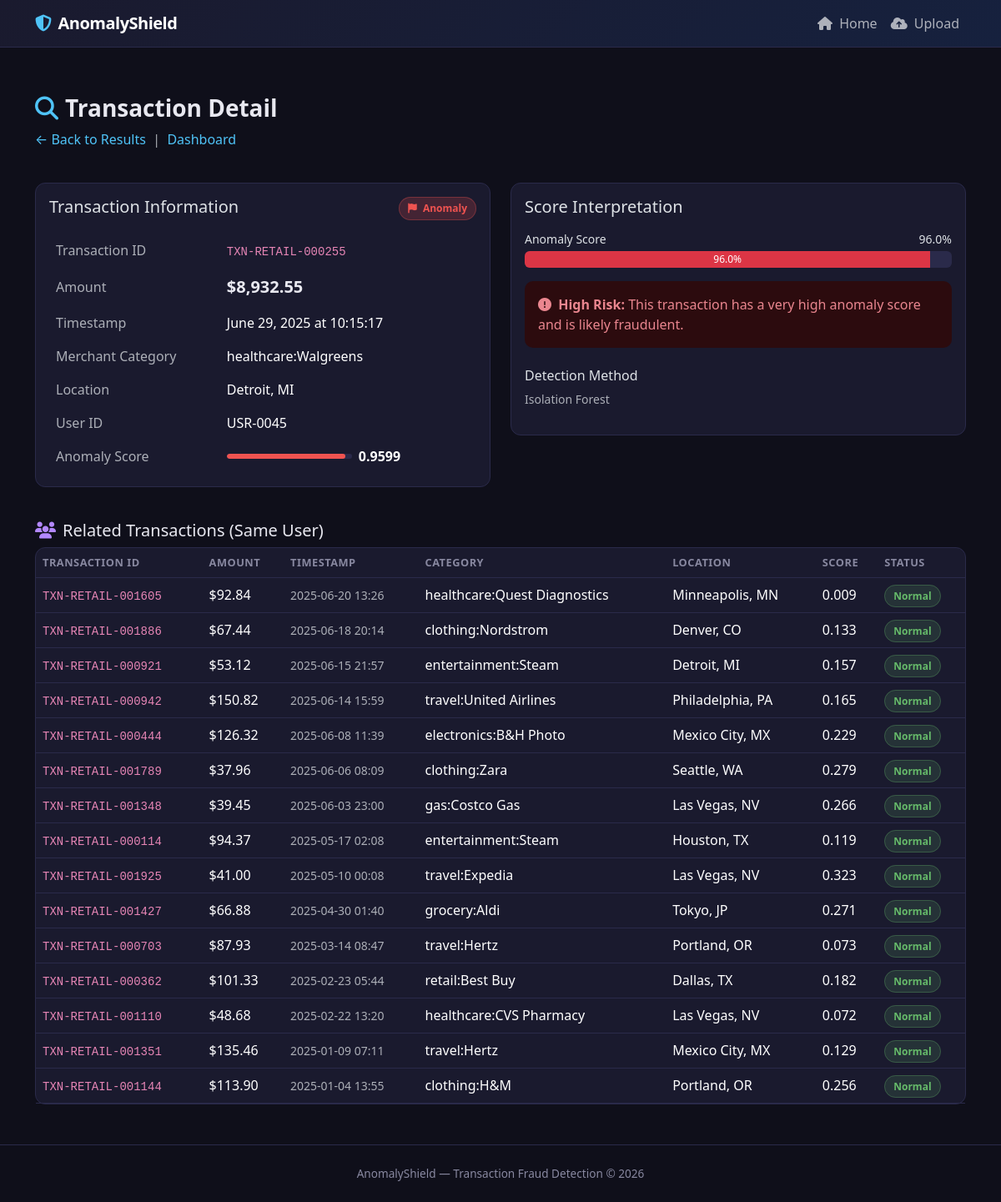
Screenshot of /transaction/255 with the database file from the repository.
### app/models.py (models this page shows)
class Transaction(db.Model):
    id = db.Column(db.Integer, primary_key=True)
    dataset_id = db.Column(db.Integer, db.ForeignKey("dataset.id"), nullable=False)
    transaction_id = db.Column(db.String(128), nullable=False)
    amount = db.Column(db.Float, nullable=False)
    timestamp = db.Column(db.DateTime, nullable=False)
    merchant_category = db.Column(db.String(128))
    location = db.Column(db.String(256))
    user_id = db.Column(db.String(128))
    is_anomaly = db.Column(db.Boolean, default=False)
    anomaly_score = db.Column(db.Float, default=0.0)

class Dataset(db.Model):
    id = db.Column(db.Integer, primary_key=True)
    filename = db.Column(db.String(256), nullable=False)
    uploaded_at = db.Column(db.DateTime, default=datetime.utcnow)
    total_transactions = db.Column(db.Integer, default=0)
    anomaly_count = db.Column(db.Integer, default=0)
    detection_method = db.Column(db.String(64), default="isolation_forest")
    threshold = db.Column(db.Float, default=0.5)
    transactions = db.relationship("Transaction", backref="dataset", lazy=True)

### app/routes.py (the view)
@main.route("/transaction/<int:txn_id>")
def transaction_detail(txn_id):
    txn = Transaction.query.get_or_404(txn_id)
    dataset = Dataset.query.get_or_404(txn.dataset_id)
    related = (
        Transaction.query.filter(
            Transaction.dataset_id == txn.dataset_id,
            Transaction.user_id == txn.user_id,
            Transaction.id != txn.id,
        )
        .order_by(Transaction.timestamp.desc())
        .limit(20)
        .all()
    )
    return render_template(
        "transaction_detail.html", txn=txn, dataset=dataset, related=related
    )

### app/templates/transaction_detail.html (shortened to what this page needs)
{% extends "base.html" %}
{% block content %}
<div class="page-header">
    <h1><i class="fas fa-search me-2" style="color: var(--accent-blue);"></i>Transaction Detail</h1>
    <p class="text-muted mb-0">
        <a href="{{ url_for('main.results', dataset_id=dataset.id) }}">&larr; Back to Results</a>
        &nbsp;|&nbsp;
        <a href="{{ url_for('main.dashboard', dataset_id=dataset.id) }}">Dashboard</a>
    </p>
</div>
<div class="row mt-4">
    <div class="col-lg-6">
        <div class="card mb-4">
            <div class="card-body">
                <div class="d-flex justify-content-between align-items-start mb-3">
                    <h5 class="mb-0">Transaction Information</h5>
                    {% if txn.is_anomaly %}
                    <span class="badge-anomaly"><i class="fas fa-flag me-1"></i> Anomaly</span>
                    {% else %}
                    <span class="badge-normal">Normal</span>
                    {% endif %}
                </div>
                <table class="table table-borderless mb-0">
                    <tr>
                        <td class="text-muted" style="width:40%">Transaction ID</td>
                        <td><code>{{ txn.transaction_id }}</code></td>
                    </tr>
                    <tr>
                        <td class="text-muted">Amount</td>
                        <td class="fw-bold" style="font-size: 1.25rem; color: var(--accent-red) if txn.is_anomaly else var(--accent-green);">
                            ${{ "{:,.2f}".format(txn.amount) }}
                        </td>
                    </tr>
                    <tr>
                        <td class="text-muted">Timestamp</td>
                        <td>{{ txn.timestamp.strftime('%B %d, %Y at %H:%M:%S') }}</td>
                    </tr>
                    <tr>
                        <td class="text-muted">Merchant Category</td>
                        <td>{{ txn.merchant_category }}</td>
                    </tr>
                    <tr>
                        <td class="text-muted">Location</td>
                        <td>{{ txn.location }}</td>
                    </tr>
                    <tr>
                        <td class="text-muted">User ID</td>
                        <td>{{ txn.user_id }}</td>
                    </tr>
                    <tr>
                        <td class="text-muted">Anomaly Score</td>
                        <td>
                            <div class="d-flex align-items-center gap-2">
                                <div class="score-bar" style="width: 150px;">
                                    <div class="score-bar-fill" style="width: {{ (txn.anomaly_score * 100)|int }}%; background: {{ '#ef5350' if txn.anomaly_score > 0.6 else '#ffa726' if txn.anomaly_score > 0.3 else '#66bb6a' }};"></div>
                                </div>
                                <strong>{{ "%.4f"|format(txn.anomaly_score) }}</strong>
                            </div>
                        </td>
                    </tr>
                </table>
            </div>
        </div>
    </div>
    <div class="col-lg-6">
        <div class="card mb-4">
            <div class="card-body">
                <h5 class="mb-3">Score Interpretation</h5>
                <div class="mb-3">
                    <div class="d-flex justify-content-between mb-1">
                        <small>Anomaly Score</small>
                        <small>{{ "%.1f"|format(txn.anomaly_score * 100) }}%</small>
                    </div>
                    <div class="progress" style="height: 20px; background: var(--border-color);">
                        <div class="progress-bar {{ 'bg-danger' if txn.anomaly_score > 0.6 else 'bg-warning' if txn.anomaly_score > 0.3 else 'bg-success' }}"
                             style="width: {{ (txn.anomaly_score * 100)|int }}%;">
                            {{ "%.1f"|format(txn.anomaly_score * 100) }}%
                        </div>
                    </div>
                </div>
                {% if txn.anomaly_score > 0.7 %}
                <div class="alert alert-danger">
                    <i class="fas fa-exclamation-circle me-1"></i>
                    <strong>High Risk:</strong> This transaction has a very high anomaly score and is likely fraudulent.
                </div>
                {% elif txn.anomaly_score > 0.4 %}
                <div class="alert alert-warning">
                    <i class="fas fa-exclamation-triangle me-1"></i>
                    <strong>Medium Risk:</strong> This transaction shows unusual patterns. Manual review recommended.
                </div>
                {% else %}
                <div class="alert alert-success">
                    <i class="fas fa-check-circle me-1"></i>
                    <strong>Low Risk:</strong> This transaction appears normal based on the analysis.
                </div>
                {% endif %}
                <h6 class="mt-4 mb-2">Detection Method</h6>
                <p class="text-muted small">{{ dataset.detection_method | replace('_', ' ') | title }}</p>
            </div>
        </div>
    </div>
</div>
{% if related %}
<div class="mt-3">
    <h5><i class="fas fa-users me-2" style="color: var(--accent-purple);"></i>Related Transactions (Same User)</h5>
    <div class="card">
        <div class="table-responsive">
            <table class="table mb-0">
                <thead>
                    <tr>
                        <th>Transaction ID</th>
                        <th>Amount</th>
                        <th>Timestamp</th>
                        <th>Category</th>
                        <th>Location</th>
                        <th>Score</th>
                        <th>Status</th>
                    </tr>
                </thead>
                <tbody>
                    {% for t in related %}
                    <tr>
                        <td><code>{{ t.transaction_id }}</code></td>
                        <td>${{ "{:,.2f}".format(t.amount) }}</td>
                        <td class="text-muted small">{{ t.timestamp.strftime('%Y-%m-%d %H:%M') }}</td>
                        <td>{{ t.merchant_category }}</td>
                        <td>{{ t.location }}</td>
                        <td>{{ "%.3f"|format(t.anomaly_score) }}</td>
                        <td>
                            {% if t.is_anomaly %}
                            <span class="badge-anomaly">Anomaly</span>
                            {% else %}
                            <span class="badge-normal">Normal</span>
                            {% endif %}
                        </td>
                    </tr>
                    {% endfor %}
                </tbody>
            </table>
        </div>
    </div>
</div>
{% endif %}
{% endblock %}

### app/templates/base.html (style rules this page uses)
:root { --bg-primary: #0f0f1a; --bg-card: #1a1a2e; --bg-card-hover: #222240; --accent-blue: #4fc3f7; --accent-purple: #b388ff; --accent-red: #ef5350; --accent-green: #66bb6a; --text-primary: #e8e8f0; --text-muted: #8888a0; --border-color: #2a2a4a; }
body { background-color: var(--bg-primary); color: var(--text-primary); font-family: 'Segoe UI', system-ui, -apple-system, sans-serif; min-height: 100vh; }
.card { background: var(--bg-card); border: 1px solid var(--border-color); border-radius: 12px; transition: transform 0.2s, box-shadow 0.2s; }
.table { --bs-table-bg: transparent; color: var(--text-primary); }
.table thead th { border-color: var(--border-color); color: var(--text-muted); font-size: 0.8rem; text-transform: uppercase; letter-spacing: 0.5px; }
.table tbody td { border-color: var(--border-color); vertical-align: middle; }
.badge-anomaly { background: rgba(239, 83, 80, 0.2); color: var(--accent-red); border: 1px solid rgba(239, 83, 80, 0.3); padding: 4px 10px; border-radius: 20px; font-size: 0.75rem; font-weight: 600; }
.badge-normal { background: rgba(102, 187, 106, 0.15); color: var(--accent-green); border: 1px solid rgba(102, 187, 106, 0.3); padding: 4px 10px; border-radius: 20px; font-size: 0.75rem; font-weight: 600; }
.score-bar { height: 6px; background: var(--border-color); border-radius: 3px; overflow: hidden; min-width: 80px; }
.score-bar-fill { height: 100%; border-radius: 3px; transition: width 0.3s; }
.page-header { padding: 2rem 0 1rem; }
.page-header h1 { font-weight: 700; font-size: 1.75rem; }
a { color: var(--accent-blue); text-decoration: none; }
.alert { border-radius: 10px; border: none; }

### rows the page displays
Transaction: transaction_id "TXN-RETAIL-000255", amount "8,932.55", timestamp "June 29, 2025 at 10:15:17", merchant_category "healthcare:Walgreens", location "Detroit, MI", user_id "USR-0045", anomaly_score "0.9599", txn.anomaly_score*100 "96.0"
Dataset: detection_method "Isolation Forest"
Transaction: transaction_id "TXN-RETAIL-001605", amount "92.84", timestamp "2025-06-20 13:26", merchant_category "healthcare:Quest Diagnostics", location "Minneapolis, MN", anomaly_score "0.009", is_anomaly "Normal"
Transaction: transaction_id "TXN-RETAIL-001886", amount "67.44", timestamp "2025-06-18 20:14", merchant_category "clothing:Nordstrom", location "Denver, CO", anomaly_score "0.133", is_anomaly "Normal"
Transaction: transaction_id "TXN-RETAIL-000921", amount "53.12", timestamp "2025-06-15 21:57", merchant_category "entertainment:Steam", location "Detroit, MI", anomaly_score "0.157", is_anomaly "Normal"
Transaction: transaction_id "TXN-RETAIL-000942", amount "150.82", timestamp "2025-06-14 15:59", merchant_category "travel:United Airlines", location "Philadelphia, PA", anomaly_score "0.165", is_anomaly "Normal"
Transaction: transaction_id "TXN-RETAIL-000444", amount "126.32", timestamp "2025-06-08 11:39", merchant_category "electronics:B&H Photo", location "Mexico City, MX", anomaly_score "0.229", is_anomaly "Normal"
Transaction: transaction_id "TXN-RETAIL-001789", amount "37.96", timestamp "2025-06-06 08:09", merchant_category "clothing:Zara", location "Seattle, WA", anomaly_score "0.279", is_anomaly "Normal"
Transaction: transaction_id "TXN-RETAIL-001348", amount "39.45", timestamp "2025-06-03 23:00", merchant_category "gas:Costco Gas", location "Las Vegas, NV", anomaly_score "0.266", is_anomaly "Normal"
Transaction: transaction_id "TXN-RETAIL-000114", amount "94.37", timestamp "2025-05-17 02:08", merchant_category "entertainment:Steam", location "Houston, TX", anomaly_score "0.119", is_anomaly "Normal"
Transaction: transaction_id "TXN-RETAIL-001925", amount "41.00", timestamp "2025-05-10 00:08", merchant_category "travel:Expedia", location "Las Vegas, NV", anomaly_score "0.323", is_anomaly "Normal"
Transaction: transaction_id "TXN-RETAIL-001427", amount "66.88", timestamp "2025-04-30 01:40", merchant_category "grocery:Aldi", location "Tokyo, JP", anomaly_score "0.271", is_anomaly "Normal"
Transaction: transaction_id "TXN-RETAIL-000703", amount "87.93", timestamp "2025-03-14 08:47", merchant_category "travel:Hertz", location "Portland, OR", anomaly_score "0.073", is_anomaly "Normal"
Transaction: transaction_id "TXN-RETAIL-000362", amount "101.33", timestamp "2025-02-23 05:44", merchant_category "retail:Best Buy", location "Dallas, TX", anomaly_score "0.182", is_anomaly "Normal"
Transaction: transaction_id "TXN-RETAIL-001110", amount "48.68", timestamp "2025-02-22 13:20", merchant_category "healthcare:CVS Pharmacy", location "Las Vegas, NV", anomaly_score "0.072", is_anomaly "Normal"
Transaction: transaction_id "TXN-RETAIL-001351", amount "135.46", timestamp "2025-01-09 07:11", merchant_category "travel:Hertz", location "Mexico City, MX", anomaly_score "0.129", is_anomaly "Normal"
Transaction: transaction_id "TXN-RETAIL-001144", amount "113.90", timestamp "2025-01-04 13:55", merchant_category "clothing:H&M", location "Portland, OR", anomaly_score "0.256", is_anomaly "Normal"
